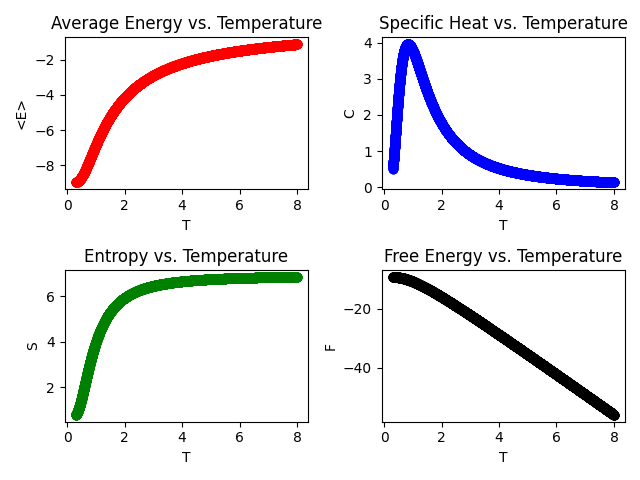

Python code for this plot:
import numpy as np
import matplotlib.pyplot as plt
import os
import itertools
from utils import E_avg, C, S, F

J = 1
N = 10
T_min = 0.3
T_max = 8.0
M = 10000
E_n = np.zeros(2 ** N)
T_arr = np.linspace(T_min, T_max, M)
E_arr = np.zeros(M)
C_arr = np.zeros(M)
S_arr = np.zeros(M)
F_arr = np.zeros(M)

i = 0
for s in itertools.product([-1, 1], repeat=N):
    s = np.array(s)
    E = np.sum(-1 * J * s[:-1] * s[1:])
    E_n[i] = E
    i = i + 1

i = 0
for T in T_arr:
    E_arr[i] = E_avg(2 ** N, E_n, T)
    C_arr[i] = C(2 ** N, E_n, T)
    S_arr[i] = S(2 ** N, E_n, T)
    F_arr[i] = F(2 ** N, E_n, T)
    i = i + 1

print(min(S_arr))

fig, axs = plt.subplots(2, 2)
axs[0, 0].plot(T_arr, E_arr, "ro")
axs[0, 0].set_xlabel("T")
axs[0, 0].set_ylabel("<E>")
axs[0, 0].set_title("Average Energy vs. Temperature")
axs[0, 1].plot(T_arr, C_arr, "bo")
axs[0, 1].set_xlabel("T")
axs[0, 1].set_ylabel("C")
axs[0, 1].set_title("Specific Heat vs. Temperature")
axs[1, 0].plot(T_arr, S_arr, "go")
axs[1, 0].set_xlabel("T")
axs[1, 0].set_ylabel("S")
axs[1, 0].set_title("Entropy vs. Temperature")
axs[1, 1].plot(T_arr, F_arr, "ko")
axs[1, 1].set_xlabel("T")
axs[1, 1].set_ylabel("F")
axs[1, 1].set_title("Free Energy vs. Temperature")
fig.tight_layout()
plt.savefig(os.path.join(os.path.dirname(__file__), "3-4.png"))
plt.show()